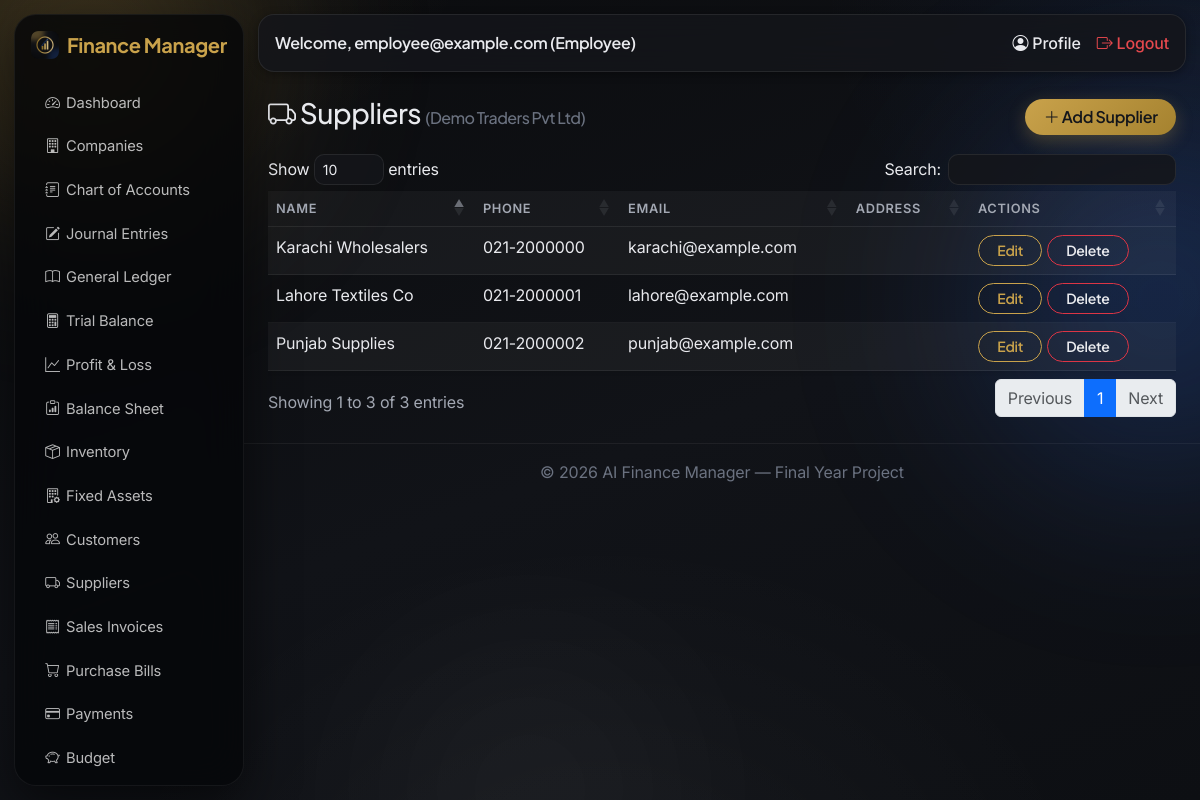
Screenshot of /transactions/suppliers/ (signed in) with the database file from the repository.
### accounts/models.py (models this page shows, shortened)
class User(AbstractUser):
    class Role(models.TextChoices):
        SUPER_ADMIN = 'SUPER_ADMIN', 'Super Admin'
        COMPANY_OWNER = 'COMPANY_OWNER', 'Company Owner'
        ACCOUNTANT = 'ACCOUNTANT', 'Accountant'
        EMPLOYEE = 'EMPLOYEE', 'Employee'
    role = models.CharField(max_length=20, choices=Role.choices, default=Role.COMPANY_OWNER)
    email = models.EmailField(unique=True)
    phone = models.CharField(max_length=20, blank=True)
    profile_picture = models.ImageField(upload_to='profile_pics/', blank=True, null=True)

### companies/models.py (models this page shows, shortened)
class Company(models.Model):
    owner = models.ForeignKey(settings.AUTH_USER_MODEL, on_delete=models.CASCADE, related_name='companies')
    name = models.CharField(max_length=200)
    country = models.CharField(max_length=100)
    currency = models.CharField(max_length=10, default='USD')
    fiscal_year_start = models.DateField()
    class Standard(models.TextChoices):
        IFRS = 'IFRS', 'IFRS'
        GAAP = 'GAAP', 'US GAAP'
    class InventoryMethod(models.TextChoices):
        FIFO = 'FIFO', 'FIFO (First-In, First-Out)'
        LIFO = 'LIFO', 'LIFO (Last-In, First-Out) - US GAAP only'
        WAC = 'WAC', 'Weighted Average Cost'
    accounting_standard = models.CharField(
        max_length=20, choices=Standard.choices, default=Standard.IFRS,
        help_text='Controls how inventory is valued and how the Balance Sheet / Income Statement are presented.',
    )
    inventory_method = models.CharField(
        max_length=10, choices=InventoryMethod.choices, default=InventoryMethod.FIFO,
        help_text='Cost-flow method. LIFO is prohibited under IFRS (IAS 2).',
    )
    logo = models.ImageField(upload_to='company_logos/', blank=True, null=True)
    address = models.CharField(max_length=255, blank=True)
    phone = models.CharField(max_length=20, blank=True)
    email = models.EmailField(blank=True)
    created_at = models.DateTimeField(auto_now_add=True)
    staff = models.ManyToManyField(
        settings.AUTH_USER_MODEL, blank=True, related_name='member_companies',
        help_text='Accountants/Employees granted access to this company.',
    )
    class Meta:
        verbose_name_plural = 'Companies'
        ordering = ['-created_at']

### transactions/models.py (models this page shows, shortened)
class Supplier(models.Model):
    company = models.ForeignKey(Company, on_delete=models.CASCADE, related_name='suppliers')
    name = models.CharField(max_length=150)
    phone = models.CharField(max_length=20, blank=True)
    email = models.EmailField(blank=True)
    address = models.CharField(max_length=255, blank=True)

### transactions/views.py (the view)
# urls.py: path('suppliers/', views.supplier_list, name='supplier_list'),
@login_required
def supplier_list(request):
    company = get_active_company(request)
    suppliers = Supplier.objects.filter(company=company) if company else Supplier.objects.none()
    return render(request, 'transactions/supplier_list.html', {'suppliers': suppliers, 'company': company})

### accounting/views.py (called while the page is built)
def get_active_company(request):
    accessible = user_accessible_companies(request.user)
    company_id = request.session.get('active_company_id')
    company = None
    if company_id:
        company = accessible.filter(pk=company_id).first()
    if not company:
        company = accessible.first()
        if company:
            request.session['active_company_id'] = company.pk
    return company

### accounts/permissions.py (called while the page is built)
def is_super_admin(user):
    return user.is_authenticated and user.role == user.Role.SUPER_ADMIN

def user_accessible_companies(user):
    from companies.models import Company
    if is_super_admin(user):
        return Company.objects.all()
    return Company.objects.filter(models_q_owner_or_staff(user)).distinct()

def models_q_owner_or_staff(user):
    from django.db.models import Q
    return Q(owner=user) | Q(staff=user)

### transactions/templates/transactions/supplier_list.html (shortened to what this page needs)
{% extends 'base.html' %}
{% block content %}
<div class="d-flex justify-content-between align-items-center mb-3">
    <h3><i class="bi bi-truck"></i> Suppliers {% if company %}<small class="text-muted fs-6">({{ company.name }})</small>{% endif %}</h3>
    <a href="{% url 'transactions:supplier_create' %}" class="btn btn-primary"><i class="bi bi-plus-lg"></i> Add Supplier</a>
</div>
<div class="table-responsive">
<table class="table table-striped bg-white shadow-sm" data-datatable>
    <thead><tr><th>Name</th><th>Phone</th><th>Email</th><th>Address</th><th>Actions</th></tr></thead>
    <tbody>
    {% for s in suppliers %}
        <tr>
            <td>{{ s.name }}</td><td>{{ s.phone }}</td><td>{{ s.email }}</td><td>{{ s.address }}</td>
            <td>
                <a href="{% url 'transactions:supplier_update' s.pk %}" class="btn btn-sm btn-outline-primary">Edit</a>
                <a href="{% url 'transactions:supplier_delete' s.pk %}" class="btn btn-sm btn-outline-danger">Delete</a>
            </td>
        </tr>
    {% empty %}
        <tr><td colspan="5" class="text-center text-muted">No suppliers yet.</td></tr>
    {% endfor %}
    </tbody>
</table>
</div>
{% endblock %}

### templates/base.html (shortened to what this page needs)
<!DOCTYPE html>
<html lang="en">
<head>
    {% load static %}
    <link href="https://cdn.jsdelivr.net/npm/bootstrap@5.3.3/dist/css/bootstrap.min.css" rel="stylesheet">
    <link rel="stylesheet" href="https://cdn.jsdelivr.net/npm/bootstrap-icons@1.11.3/font/bootstrap-icons.css">
    <link rel="stylesheet" href="https://cdn.datatables.net/1.13.8/css/dataTables.bootstrap5.min.css">
    <link rel="stylesheet" href="{% load static %}{% static 'css/style.css' %}">
</head>
<body>
<div class="aurora-blob b1"></div>
<div class="aurora-blob b2"></div>
<div class="aurora-blob b3"></div>
{% if user.is_authenticated %}
<div class="d-flex">
    <nav class="sidebar bg-dark text-white p-3" id="sidebarNav" style="width:230px;">
        <h5 class="mb-4 d-flex align-items-center gap-2">
            <img src="{% static 'img/logo.png' %}" alt="AI Finance Manager" style="width:28px;height:28px;border-radius:7px;">
            Finance Manager
        </h5>
        <ul class="nav nav-pills flex-column gap-1">
            <li class="nav-item"><a class="nav-link text-white" href="{% url 'dashboard:home' %}"><i class="bi bi-speedometer2"></i> Dashboard</a></li>
            <li class="nav-item"><a class="nav-link text-white" href="{% url 'companies:list' %}"><i class="bi bi-building"></i> Companies</a></li>
            <li class="nav-item"><a class="nav-link text-white" href="{% url 'accounting:account_list' %}"><i class="bi bi-journal-text"></i> Chart of Accounts</a></li>
            <li class="nav-item"><a class="nav-link text-white" href="{% url 'accounting:journal_list' %}"><i class="bi bi-pencil-square"></i> Journal Entries</a></li>
            <li class="nav-item"><a class="nav-link text-white" href="{% url 'accounting:ledger' %}"><i class="bi bi-book"></i> General Ledger</a></li>
            <li class="nav-item"><a class="nav-link text-white" href="{% url 'accounting:trial_balance' %}"><i class="bi bi-calculator"></i> Trial Balance</a></li>
            <li class="nav-item"><a class="nav-link text-white" href="{% url 'accounting:profit_and_loss' %}"><i class="bi bi-graph-up"></i> Profit &amp; Loss</a></li>
            <li class="nav-item"><a class="nav-link text-white" href="{% url 'accounting:balance_sheet' %}"><i class="bi bi-clipboard-data"></i> Balance Sheet</a></li>
            <li class="nav-item"><a class="nav-link text-white" href="{% url 'inventory:item_list' %}"><i class="bi bi-box-seam"></i> Inventory</a></li>
            <li class="nav-item"><a class="nav-link text-white" href="{% url 'assets:asset_list' %}"><i class="bi bi-building-gear"></i> Fixed Assets</a></li>
            <li class="nav-item"><a class="nav-link text-white" href="{% url 'transactions:customer_list' %}"><i class="bi bi-people"></i> Customers</a></li>
            <li class="nav-item"><a class="nav-link text-white" href="{% url 'transactions:supplier_list' %}"><i class="bi bi-truck"></i> Suppliers</a></li>
            <li class="nav-item"><a class="nav-link text-white" href="{% url 'transactions:invoice_list' %}"><i class="bi bi-receipt"></i> Sales Invoices</a></li>
            <li class="nav-item"><a class="nav-link text-white" href="{% url 'transactions:bill_list' %}"><i class="bi bi-cart"></i> Purchase Bills</a></li>
            <li class="nav-item"><a class="nav-link text-white" href="{% url 'transactions:payment_list' %}"><i class="bi bi-credit-card"></i> Payments</a></li>
            <li class="nav-item"><a class="nav-link text-white" href="{% url 'transactions:budget_list' %}"><i class="bi bi-piggy-bank"></i> Budget</a></li>
            <li class="nav-item"><a class="nav-link text-white" href="{% url 'reports:ai_dashboard' %}"> AI Reports</a></li>
        </ul>
    </nav>
    <div class="flex-grow-1">
        <nav class="navbar navbar-expand navbar-light bg-white border-bottom px-3">
            <span class="navbar-text">Welcome, {{ user.username }} ({{ user.get_role_display }})</span>
            <div class="ms-auto d-flex gap-3">
                <a href="{% url 'accounts:profile' %}" class="text-decoration-none"><i class="bi bi-person-circle"></i> Profile</a>
                <a href="{% url 'accounts:logout' %}" class="text-decoration-none text-danger"><i class="bi bi-box-arrow-right"></i> Logout</a>
            </div>
        </nav>
        <div class="p-4">
            {% block content %}{% endblock %}
        </div>
        <footer class="text-center text-muted py-3 border-top">
            &copy; {% now "Y" %} AI Finance Manager — Final Year Project
        </footer>
    </div>
</div>
{% else %}
    {% block auth_content %}{% endblock %}
{% endif %}
</body>
</html>

### rows the page displays
User: username "employee@example.com", role "Employee"
Company: name "Demo Traders Pvt Ltd"
Supplier: name "Karachi Wholesalers", phone "021-2000000", email "karachi@example.com"
Supplier: name "Lahore Textiles Co", phone "021-2000001", email "lahore@example.com"
Supplier: name "Punjab Supplies", phone "021-2000002", email "punjab@example.com"
